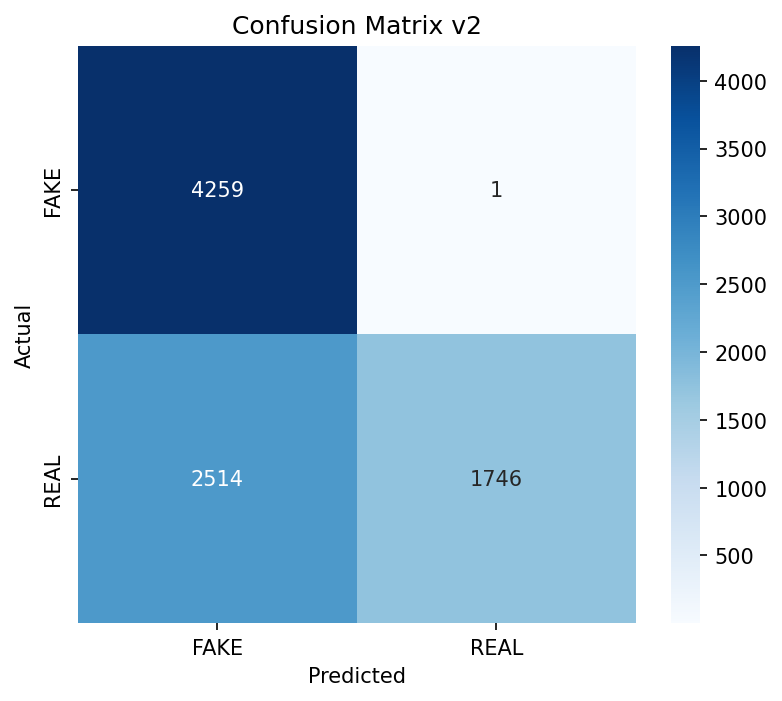
#> input picture reports/confusion_matrix_v2.png, 782 x 701 px
$ python -i forensics.py   (imports and definitions only)   (older library calls are emulated)
#> lines starting #> are read from the running program, lines starting #| are printed output that depends on the picture; after the words box and inside, x2 and y2 are one past the last pixel; in counts of white or black regions, pixels touching at a corner belong together
import tempfile
import os
import numpy as np
import cv2
from pathlib import Path
from PIL import Image, ImageChops, ImageEnhance


# Error Level Analysis (ELA)

def ela_analysis(image_path, quality: int = 90):
    """
    Error Level Analysis — detects recompression artifacts.
    Fake images often show different compression patterns across regions.
    """
    temp_path = None
    try:
        original = Image.open(image_path).convert("RGB")

        with tempfile.NamedTemporaryFile(suffix=".jpg", delete=False) as tmp:
            temp_path = tmp.name
        original.save(temp_path, "JPEG", quality=quality)

        compressed = Image.open(temp_path)
        diff = ImageChops.difference(original, compressed)

        extrema = diff.getextrema()
        max_diff = max(ex[1] for ex in extrema)

        if max_diff == 0:
            return None

        scale = 255.0 / max_diff
        diff = ImageEnhance.Brightness(diff).enhance(scale)

        diff_np = np.array(diff)
        ela_score = np.mean(diff_np) / 255.0
        return float(min(ela_score * 2, 1.0))

    except Exception as e:
        print(f"ELA analysis error for {image_path}: {e}")
        return 0.5

    finally:
        if temp_path and Path(temp_path).exists():
            try:
                os.unlink(temp_path)
            except OSError:
                pass


# Noise / Texture Analysis

def noise_analysis(image_path):
    """
    Laplacian variance — detects unnatural smoothness in fakes.
    Real photos: typically 100–500; GAN outputs are often much smoother.
    Returns float in [0, 1].  0.5 on error (neutral).
    """
    try:
        img = cv2.imread(str(image_path))
        if img is None:
            return 0.5
        gray = cv2.cvtColor(img, cv2.COLOR_BGR2GRAY)
        noise = cv2.Laplacian(gray, cv2.CV_64F).var()
        return float(min(noise / 500.0, 1.0))
    except Exception:
        return 0.5


# JPEG Quality via Quantization Tables

def estimate_jpeg_quality(image_path):
    """
    Estimate JPEG quality using DCT quantization tables from PIL.
    This is accurate and dimension-independent.
    """
    try:
        img = Image.open(image_path)

        if img.format != "JPEG":
            return 0.75

        if not hasattr(img, "quantization") or not img.quantization:
            return 0.5

        # Luminance quantization table (key 0)
        luma_table = img.quantization.get(0, [])
        if not luma_table:
            return 0.5

        q_sum = sum(luma_table)
        # Empirical range: ~64 (quality 100) → ~5000 (quality ~1)
        quality_score = 1.0 - min(q_sum / 5000.0, 1.0)
        return float(quality_score)

    except Exception:
        return 0.5


# Chromatic Aberration Analysis

def chromatic_analysis(image_path):
    """
    Detect chromatic aberration — real lenses produce it; many fakes don't.
    Returns float in [0, 1].  0.5 on error (neutral).
    """
    try:
        img = cv2.imread(str(image_path))
        if img is None:
            return 0.5
        b, g, r = cv2.split(img)
        rg_diff = cv2.absdiff(r, g)
        gb_diff = cv2.absdiff(g, b)
        ca_score = (np.mean(rg_diff) + np.mean(gb_diff)) / 255.0
        return float(min(ca_score, 1.0))
    except Exception:
        return 0.5


# FFT Artifact Detection (NEW)

def fft_artifact_score(image_path):
    """
    Frequency-domain analysis for GAN/diffusion grid artifacts.

    GANs and some diffusion models leave characteristic periodic peaks in the
    frequency domain that spatial methods (ELA, Laplacian) cannot detect.
    This function measures the ratio of peripheral to central frequency energy;
    a high ratio indicates suspicious periodic patterns.

    Returns float in [0, 1]:  higher = more likely synthetic.
    """
    try:
        img = cv2.imread(str(image_path), cv2.IMREAD_GRAYSCALE)
        if img is None:
            return 0.5

        # Compute 2-D FFT and shift zero frequency to center
        f_shift = np.fft.fftshift(np.fft.fft2(img.astype(np.float32)))
        magnitude = 20 * np.log(np.abs(f_shift) + 1)

        cy, cx = np.array(magnitude.shape) // 2
        r = 10  # central region radius

        center_energy = float(np.mean(
            magnitude[cy - r: cy + r, cx - r: cx + r]
        ))

        # Zero out center, measure periphery
        peripheral = magnitude.copy()
        peripheral[cy - r: cy + r, cx - r: cx + r] = 0
        peripheral_energy = float(np.mean(peripheral))

        # High peripheral/center ratio → suspicious periodic pattern
        ratio = peripheral_energy / (center_energy + 1e-6)
        # Typical real-photo ratios ~0.3–0.6; GAN artifacts push this higher
        score = min(ratio / 1.0, 1.0)
        return float(score)

    except Exception:
        return 0.5


# Combined Forensic Score

def forensic_score(image_path):
    """
    Weighted combination of forensic signals.

    Weights (updated):
      ELA      0.35  — primary recompression signal
      Noise    0.20  — GAN smoothness detection
      JPEG     0.15  — quantization table analysis (FIX: now accurate)
      Chromatic 0.15 — optical aberration
      FFT      0.15  — frequency-domain GAN artifact (NEW)

    None from ela_analysis (degenerate uniform image) is treated as 0.5.
    """
    ela       = ela_analysis(image_path)
#> in ela_analysis, `extrema = diff.getextrema()`: extrema = ((0, 40), (0, 20), (0, 49))
#> in ela_analysis, `max_diff = max(ex[1] for ex in extrema)`: max_diff = 49
#> in ela_analysis, `scale = 255.0 / max_diff`: scale = 5.2
#> in ela_analysis, `diff = ImageEnhance.Brightness(diff).enhance(scale)`:
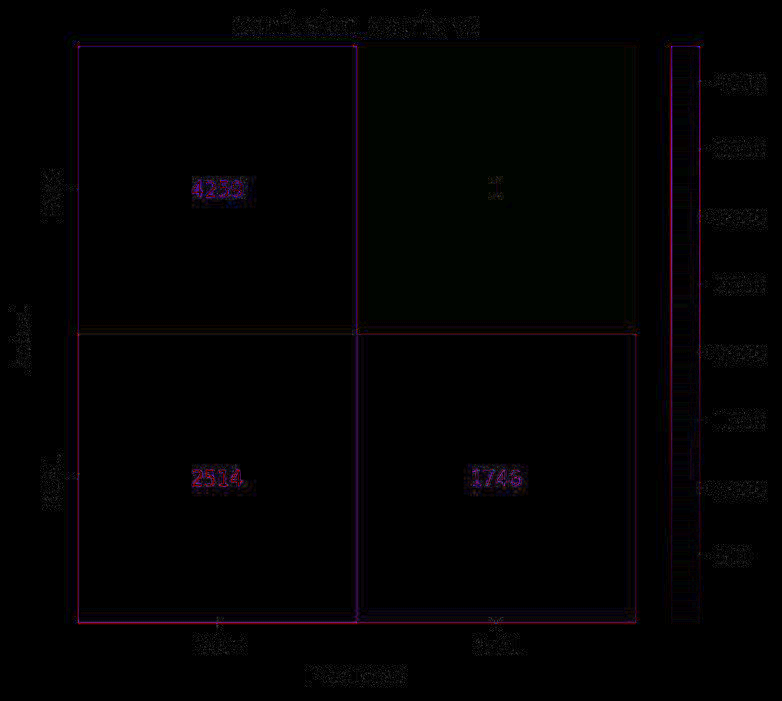
#> diff: PIL image 782x701 RGB; mean R, G, B 2.3, 1.7, 2.1
#> in ela_analysis, `ela_score = np.mean(diff_np) / 255.0`: ela_score = 0.00796
    ela       = 0.5 if ela is None else ela
    noise     = noise_analysis(image_path)
#> in noise_analysis, `gray = cv2.cvtColor(img, cv2.COLOR_BGR2GRAY)`:
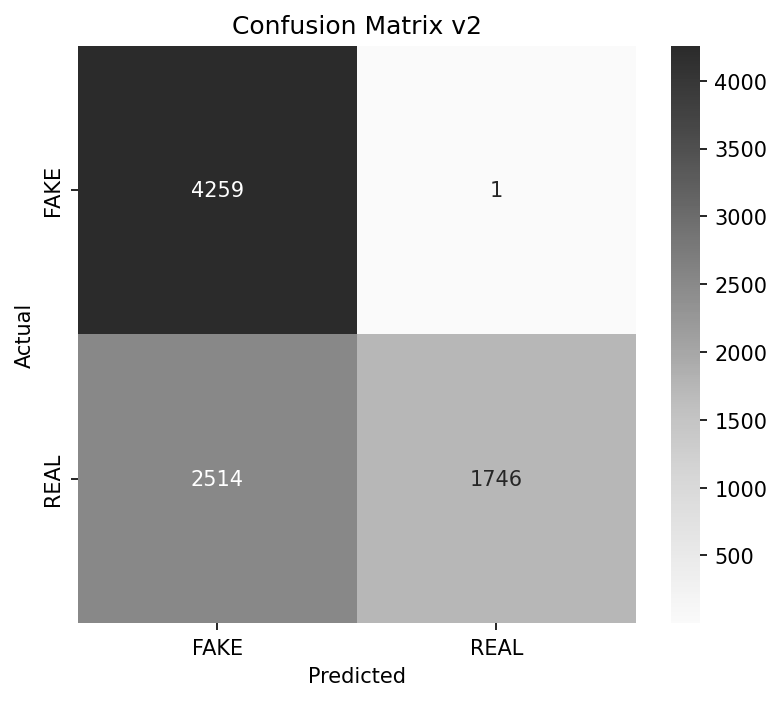
#> gray: shape (701, 782); min 0, max 255, mean 189.7
#> in noise_analysis, `noise = cv2.Laplacian(gray, cv2.CV_64F).var()`: noise = 1417
#> noise = 1
    jpeg_q    = estimate_jpeg_quality(image_path)
#> in estimate_jpeg_quality, img is the input picture: PIL image 782x701 RGBA; mean R, G, B, A 168.7, 195.1, 216.7, 255
    chromatic = chromatic_analysis(image_path)
#> in chromatic_analysis, `b, g, r = cv2.split(img)`:
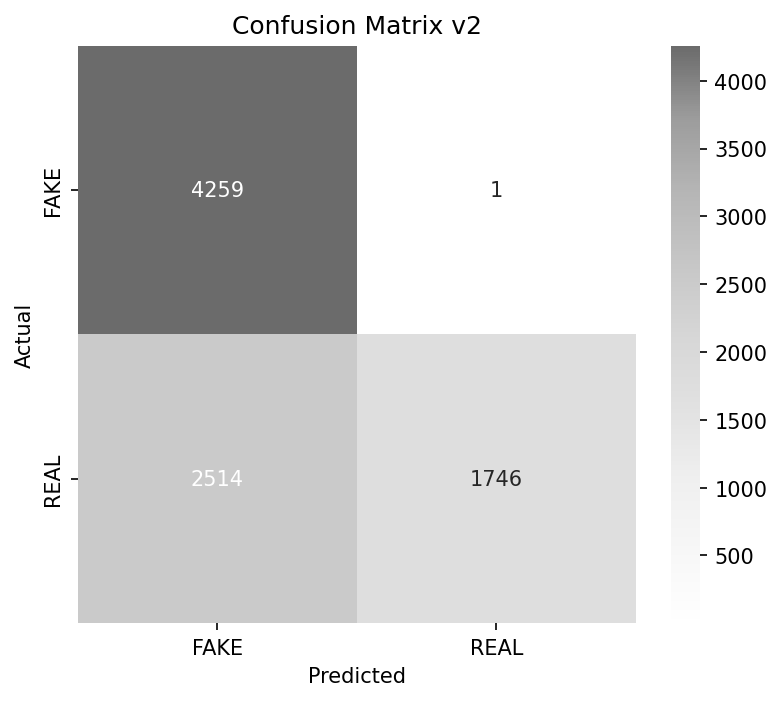
#> b: shape (701, 782); min 0, max 255, mean 216.7
#> in chromatic_analysis, `b, g, r = cv2.split(img)`:
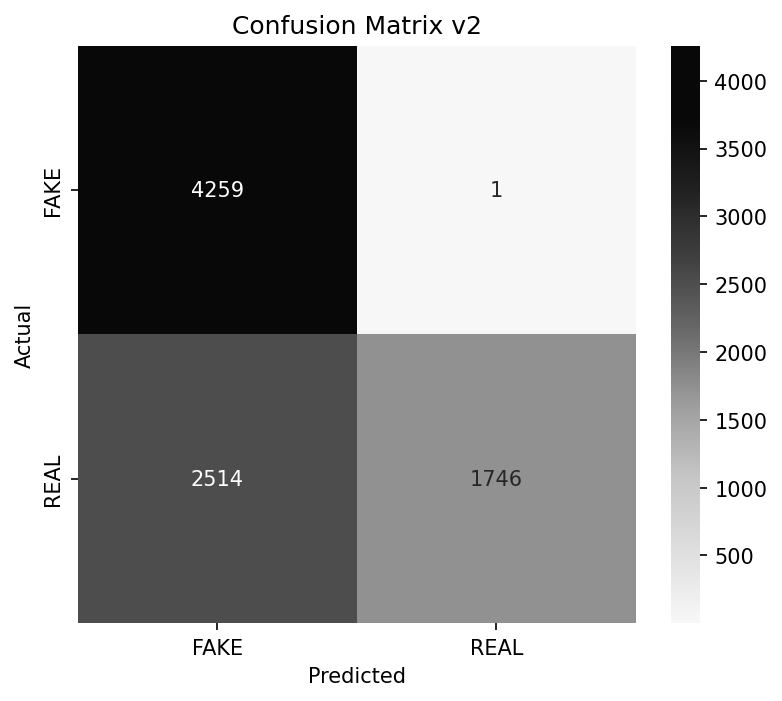
#> r: shape (701, 782); min 0, max 255, mean 168.7
#> in chromatic_analysis, `gb_diff = cv2.absdiff(g, b)`:
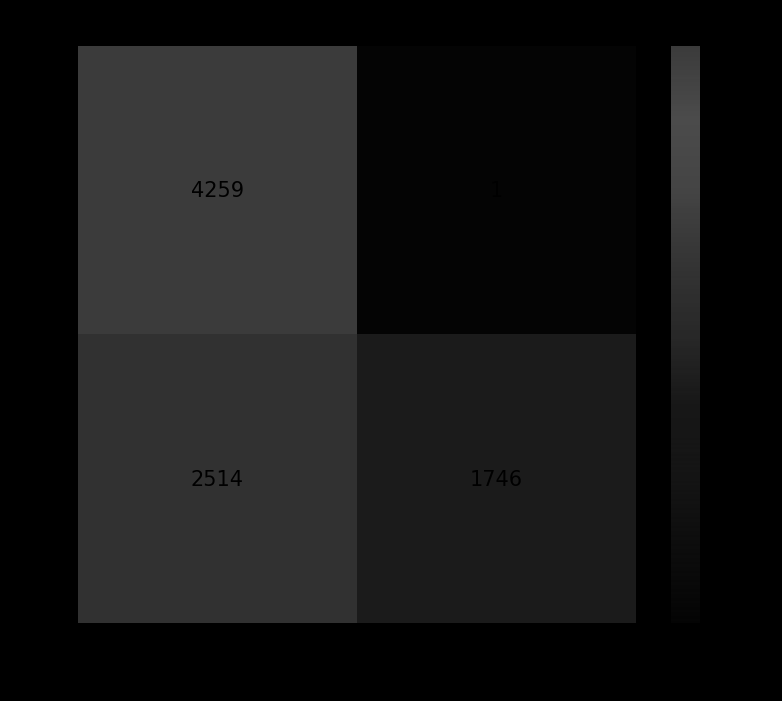
#> gb_diff: shape (701, 782); min 0, max 75, mean 21.6
#> in chromatic_analysis, `ca_score = (np.mean(rg_diff) + np.mean(gb_diff)) / 255.0`: ca_score = 0.188
#> chromatic = 0.188
    fft       = fft_artifact_score(image_path)
#> in fft_artifact_score, `magnitude = 20 * np.log(np.abs(f_shift) + 1)`:
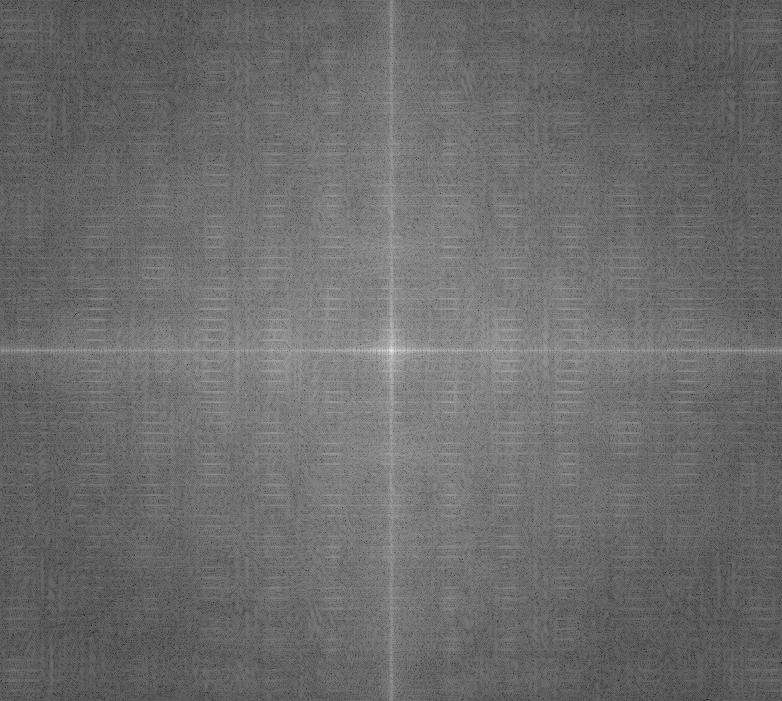
#> magnitude: shape (701, 782) float64; min 21.24, max 369.2, mean 169.1; drawn with min black and max white
#> in fft_artifact_score, `center_energy = float(np.mean( magnitude[cy - r: cy + r, cx - r: cx + ..`: center_energy = 257.2
#> in fft_artifact_score, `peripheral[cy - r: cy + r, cx - r: cx + r] = 0`:
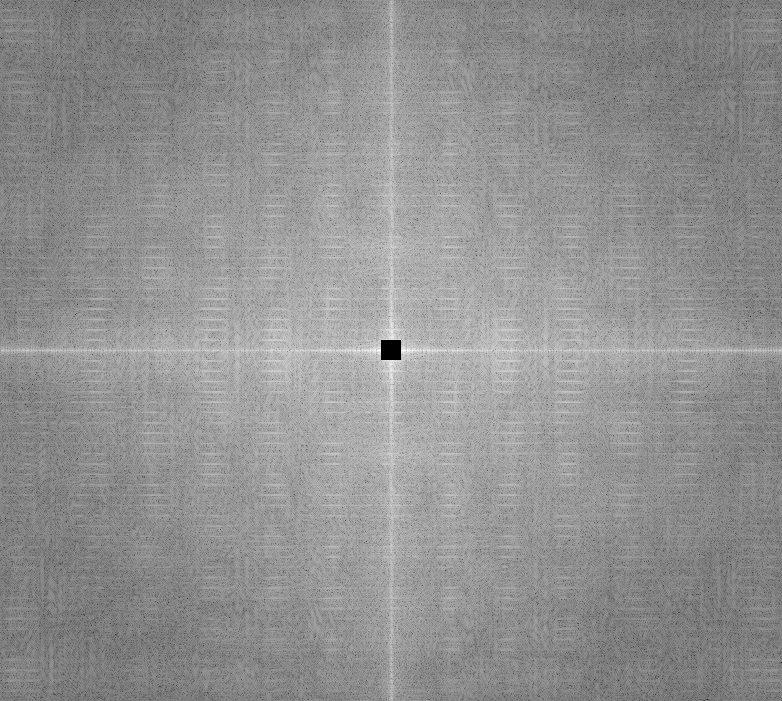
#> peripheral: shape (701, 782) float64; 0.07% of pixels changed, all inside (x1, y1, x2, y2) = (381, 340, 401, 360); drawn with min black and max white
#> in fft_artifact_score, `peripheral_energy = float(np.mean(peripheral))`: peripheral_energy = 168.9
#> in fft_artifact_score, `ratio = peripheral_energy / (center_energy + 1e-6)`: ratio = 0.657
#> fft = 0.657

    final = (
        ela       * 0.35 +
        noise     * 0.20 +
        jpeg_q    * 0.15 +
        chromatic * 0.15 +
        fft       * 0.15
    )
#> final = 0.445
    return float(min(final, 1.0))

>>> result = forensic_score('../../reports/confusion_matrix_v2.png')
#> result = 0.445
